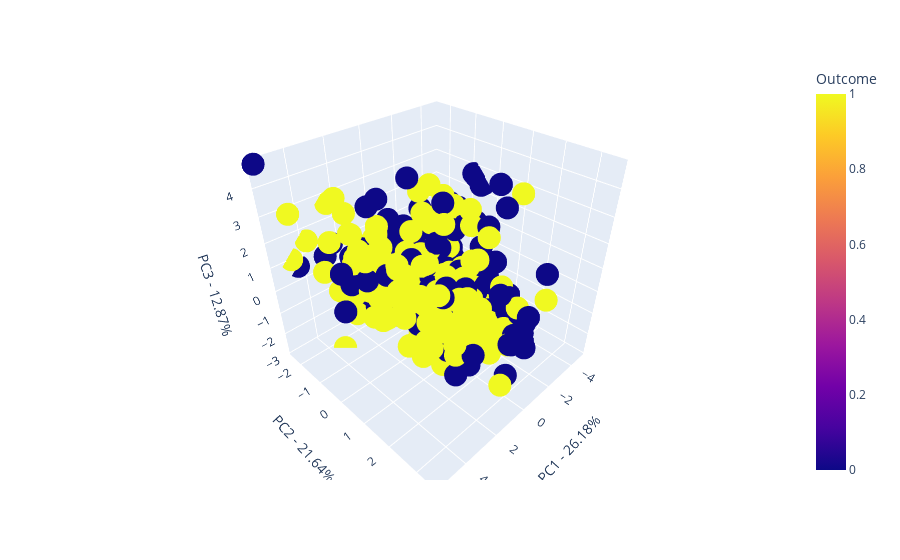

The cell this chart's notebook holds for it:
### Markdown cell above
# 3D Plot

### Code cell
# Apply PCA
pca_3 = PCA(n_components=3)
data_3d = pca_3.fit_transform(x)

import plotly.express as px
import pandas as pd
# Create a DataFrame for the 3D PCA result
df_3d = pd.DataFrame(data_3d, columns=['PC1', 'PC2', 'PC3'])
df_3d['Outcome'] = y  # Add the labels to the DataFrame

# Create the 3D plot
fig = px.scatter_3d(df_3d, x='PC1', y='PC2', z='PC3', color='Outcome')

# Customize the axes labels
fig.update_layout(scene=dict(
                    xaxis=dict(range=[df_3d['PC1'].min(), df_3d['PC1'].max()]),
                    yaxis=dict(range=[df_3d['PC2'].min(), df_3d['PC2'].max()]),
                    zaxis=dict(range=[df_3d['PC3'].min(), df_3d['PC3'].max()]),
                    aspectmode='cube',
                    xaxis_title='PC1 - {0}%'.format(round(pca_3.explained_variance_ratio_[0]*100, 2)),
                    yaxis_title='PC2 - {0}%'.format(round(pca_3.explained_variance_ratio_[1]*100, 2)),
                    zaxis_title='PC3 - {0}%'.format(round(pca_3.explained_variance_ratio_[2]*100, 2))
))

fig.show()

### Figure 1 — Plotly figure (JSON) as saved in the notebook; plotly's stock layout.template omitted (floating-point values rounded to 4 significant figures; data arrays with more than 128 entries replaced by an {"elided": "..."} marker saying what was removed)
{"data": [{"hovertemplate": "PC1=%{x}<br>PC2=%{y}<br>PC3=%{z}<br>Outcome=%{marker.color}<extra></extra>", "legendgroup": "", "marker": {"color": {"elided": "768 int values"}, "coloraxis": "coloraxis", "symbol": "circle"}, "mode": "markers", "name": "", "scene": "scene", "showlegend": false, "type": "scatter3d", "x": {"elided": "768 float values"}, "y": {"elided": "768 float values"}, "z": {"elided": "768 float values"}}], "layout": {"coloraxis": {"colorbar": {"title": {"text": "Outcome"}}, "colorscale": [[0, "#0d0887"], [0.1111, "#46039f"], [0.2222, "#7201a8"], [0.3333, "#9c179e"], [0.4444, "#bd3786"], [0.5556, "#d8576b"], [0.6667, "#ed7953"], [0.7778, "#fb9f3a"], [0.8889, "#fdca26"], [1, "#f0f921"]]}, "legend": {"tracegroupgap": 0}, "margin": {"t": 60}, "scene": {"aspectmode": "cube", "domain": {"x": [0, 1], "y": [0, 1]}, "xaxis": {"range": [-5.128, 5.727], "title": {"text": "PC1 - 26.18%"}}, "yaxis": {"range": [-2.59, 3.665], "title": {"text": "PC2 - 21.64%"}}, "zaxis": {"range": [-3.09, 4.955], "title": {"text": "PC3 - 12.87%"}}}}}
